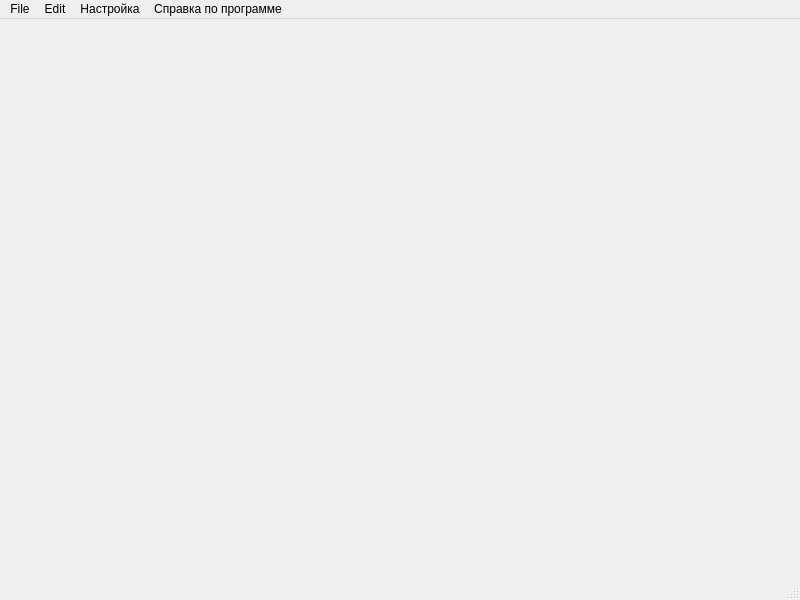
<?xml version="1.0" encoding="UTF-8"?>
<ui version="4.0">
 <class>MainWindow</class>
 <widget class="QMainWindow" name="MainWindow">
  <property name="geometry">
   <rect>
    <x>0</x>
    <y>0</y>
    <width>800</width>
    <height>600</height>
   </rect>
  </property>
  <property name="windowTitle">
   <string>MainWindow</string>
  </property>
  <widget class="QWidget" name="centralwidget"/>
  <widget class="QMenuBar" name="menubar">
   <property name="geometry">
    <rect>
     <x>0</x>
     <y>0</y>
     <width>800</width>
     <height>22</height>
    </rect>
   </property>
   <widget class="QMenu" name="menu_File">
    <property name="title">
     <string>File</string>
    </property>
    <addaction name="action_Youtube"/>
    <addaction name="action_Exit"/>
   </widget>
   <widget class="QMenu" name="menu_Edit">
    <property name="title">
     <string>Edit</string>
    </property>
    <addaction name="action_Action_Cut"/>
    <addaction name="action_Action_Copy"/>
    <addaction name="action_Action_Paste"/>
   </widget>
   <widget class="QMenu" name="menu">
    <property name="title">
     <string>Настройка</string>
    </property>
   </widget>
   <widget class="QMenu" name="menu_Help">
    <property name="title">
     <string>Справка по программе</string>
    </property>
   </widget>
   <addaction name="menu_File"/>
   <addaction name="menu_Edit"/>
   <addaction name="menu"/>
   <addaction name="menu_Help"/>
  </widget>
  <widget class="QStatusBar" name="statusbar"/>
  <action name="action_Youtube">
   <property name="text">
    <string>Сосздать Youtube</string>
   </property>
  </action>
  <action name="action_Exit">
   <property name="checkable">
    <bool>true</bool>
   </property>
   <property name="text">
    <string>Выход</string>
   </property>
   <property name="clicked()" stdset="0">
    <bool>false</bool>
   </property>
  </action>
  <action name="action_Action_Cut">
   <property name="text">
    <string>Action_Cut</string>
   </property>
  </action>
  <action name="action_Action_Copy">
   <property name="text">
    <string>Action_Copy</string>
   </property>
  </action>
  <action name="action_Action_Paste">
   <property name="text">
    <string>Action_Paste</string>
   </property>
  </action>
 </widget>
 <resources/>
 <connections>
  <connection>
   <sender>action_Exit</sender>
   <signal>triggered()</signal>
   <receiver>MainWindow</receiver>
   <slot>close()</slot>
   <hints>
    <hint type="sourcelabel">
     <x>-1</x>
     <y>-1</y>
    </hint>
    <hint type="destinationlabel">
     <x>399</x>
     <y>299</y>
    </hint>
   </hints>
  </connection>
 </connections>
</ui>
